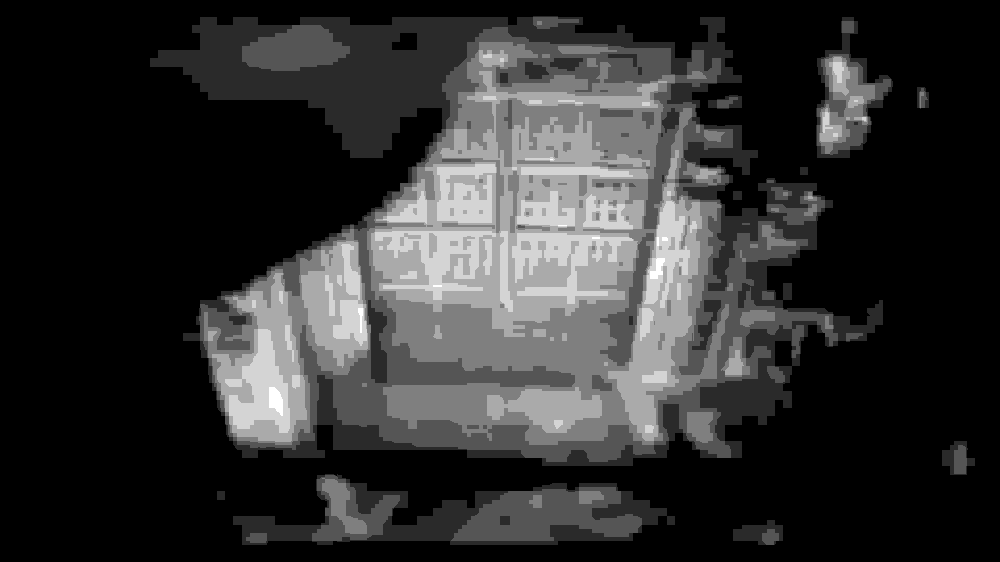
#> input picture temp/frames/frame_00000.png, 1000 x 562 px, shrunk from 1920 x 1080 before the run
$ python lsb_embed.py   (older library calls are emulated)
#> lines starting #> are read from the running program, lines starting #| are printed output that depends on the picture; after the words box and inside, x2 and y2 are one past the last pixel; in counts of white or black regions, pixels touching at a corner belong together
### modules/transform/wavelet_utils.py
"""
------------------------------------------------------------
StegaFusion Wavelet Utilities
------------------------------------------------------------
Provides reusable functions for Haar DWT and visualization.

Author      : Yashwanth Gowda M
Version     : 1.0.0
------------------------------------------------------------
"""

from pathlib import Path

import cv2
import numpy as np
import pywt


# ==========================================================
# APPLY HAAR DWT
# ==========================================================

def apply_dwt(channel: np.ndarray):
    """
    Apply one-level Haar DWT.

    Args:
        channel: Single-channel image

    Returns:
        Dictionary containing LL, LH, HL and HH bands.
    """

    LL, (LH, HL, HH) = pywt.dwt2(channel, "haar")

    return {
        "LL": LL,
        "LH": LH,
        "HL": HL,
        "HH": HH
    }
# ==========================================================
# APPLY INVERSE DWT
# ==========================================================

def apply_inverse_dwt(bands: dict) -> np.ndarray:
    """
    Reconstruct image using inverse Haar DWT.

    Args:
        bands:
            Dictionary containing
            LL, LH, HL, HH.

    Returns:
        Reconstructed image.
    """

    reconstructed = pywt.idwt2(
        (
            bands["LL"],
            (
                bands["LH"],
                bands["HL"],
                bands["HH"]
            )
        ),
        "haar"
    )

    return reconstructed

# ==========================================================
# NORMALIZE BAND
# ==========================================================

# [11 lines left out: function normalize_band, not called in this run]


# ==========================================================
# SAVE BAND
# ==========================================================

def save_band(band: np.ndarray, path: Path):

    cv2.imwrite(str(path), normalize_band(band))

### modules/steganography/edge_detector.py
"""
------------------------------------------------------------
StegaFusion Edge Detection Module
------------------------------------------------------------
Detects edge regions using the Sobel operator.
The edge map will be used by the Adaptive LSB engine
to determine embedding capacity.

Author      : Yashwanth Gowda M
Version     : 1.0.0
Created     : August 2026
------------------------------------------------------------
"""

from pathlib import Path

import cv2
import numpy as np


# ==========================================================
# COMPUTE SOBEL GRADIENT
# ==========================================================

def compute_gradient(image: np.ndarray) -> np.ndarray:
    """
    Computes the gradient magnitude using Sobel filters.

    Args:
        image : Grayscale image

    Returns:
        Gradient magnitude image
    """

    grad_x = cv2.Sobel(
        image,
        cv2.CV_64F,
        1,
        0,
        ksize=3
    )

    grad_y = cv2.Sobel(
        image,
        cv2.CV_64F,
        0,
        1,
        ksize=3
    )

    gradient = np.sqrt(grad_x ** 2 + grad_y ** 2)

    return gradient


# ==========================================================
# CREATE EDGE MAP
# ==========================================================

def generate_edge_map(
    image: np.ndarray,
    threshold: float = 40.0
) -> np.ndarray:
    """
    Creates a binary edge map.

    Returns:
        Binary edge image
    """

    gradient = compute_gradient(image)

    edge_map = np.zeros_like(image, dtype=np.uint8)

    edge_map[gradient >= threshold] = 255

    return edge_map


# ==========================================================
# SAVE EDGE MAP
# ==========================================================

# [9 lines left out: function save_edge_map, not called in this run]


# ==========================================================
# TEST
# ==========================================================

# [37 lines that do not run on import are left out]

### modules/steganography/adaptive_lsb.py
"""
------------------------------------------------------------
StegaFusion Adaptive LSB Engine
------------------------------------------------------------
Implements adaptive embedding and extraction using
an edge map generated from DWT coefficients.

Author      : Yashwanth Gowda M
Version     : 2.0.0
Created     : August 2026
------------------------------------------------------------
"""

import numpy as np

from modules.steganography.lsb_utils import (
    coefficient_to_int,
    coefficient_to_float,
    embed_one_bit,
    embed_two_bits,
    extract_one_bit,
    extract_two_bits,
)


# ==========================================================
# EMBEDDING CAPACITY
# ==========================================================

def calculate_capacity(edge_map: np.ndarray) -> int:
    """
    Calculate embedding capacity.

    Smooth coefficient -> 1 bit
    Edge coefficient   -> 2 bits
    """

    edge_pixels = np.count_nonzero(edge_map)
    smooth_pixels = edge_map.size - edge_pixels

    return edge_pixels * 2 + smooth_pixels


# ==========================================================
# EMBEDDING
# ==========================================================

def adaptive_embed(
    coefficients: np.ndarray,
    edge_map: np.ndarray,
    payload_bits: str,
):
    """
    Adaptive LSB embedding.

    Returns
    -------
    stego_coefficients
    bits_embedded
    """

    stego = coefficients.copy()

    bit_index = 0

    rows, cols = stego.shape

    for r in range(rows):

        for c in range(cols):

            if bit_index >= len(payload_bits):
                return stego, bit_index

            value = coefficient_to_int(stego[r, c])

            if edge_map[r, c] == 255:

                bits = payload_bits[bit_index:bit_index + 2]

                if len(bits) < 2:
                    bits = bits.ljust(2, "0")

                value = embed_two_bits(value, bits)

                bit_index += 2

            else:

                bits = payload_bits[bit_index]

                value = embed_one_bit(value, bits)

                bit_index += 1

            stego[r, c] = coefficient_to_float(value)

    return stego, bit_index


# ==========================================================
# EXTRACTION
# ==========================================================

# [31 lines left out: function adaptive_extract, not called in this run]


# ==========================================================
# TEST
# ==========================================================

# [44 lines that do not run on import are left out]

### modules/steganography/lsb_utils.py
"""
------------------------------------------------------------
StegaFusion LSB Utilities
------------------------------------------------------------
Provides robust quantization-based bit manipulation
functions for adaptive DWT-domain steganography.

The API is intentionally kept compatible with
adaptive_lsb.py.

Author      : Yashwanth Gowda M
Version     : 1.0.0
------------------------------------------------------------
"""

# ==========================================================
# QUANTIZATION SETTINGS
# ==========================================================

# Distance between adjacent embedding states.
#
# A larger value improves robustness against DWT/image
# reconstruction errors, at the cost of slightly larger
# coefficient modifications.
#
# Start conservatively with 1.
QUANTIZATION_STEP: int = 1


# ==========================================================
# INTEGER CONVERSION
# ==========================================================

def coefficient_to_int(value: float) -> int:
    """
    Convert a DWT coefficient to the nearest integer.
    """

    return int(round(value))


def coefficient_to_float(value: int) -> float:
    """
    Convert an integer embedding value back to float.
    """

    return float(value)


# ==========================================================
# INTERNAL QUANTIZATION
# ==========================================================

# [11 lines left out: function _nearest_multiple, not called in this run]


# ==========================================================
# EMBED ONE BIT
# ==========================================================

def embed_one_bit(
    value: int,
    bit: str
) -> int:
    """
    Embed one bit using two quantization states.

    State 0:
        multiple of 8

    State 1:
        multiple of 8 + 4

    Therefore adjacent logical states are separated
    by QUANTIZATION_STEP.
    """

    if bit not in ("0", "1"):
        raise ValueError(
            "Bit must be '0' or '1'."
        )

    step = QUANTIZATION_STEP

    # Two states require a period of 2 * step.
    period = step * 2

    base = (
        round(value / period)
        * period
    )

    if bit == "0":
        return int(base)

    return int(base + step)


# ==========================================================
# EMBED TWO BITS
# ==========================================================

# [92 lines left out: functions embed_two_bits, extract_one_bit, extract_two_bits, not called in this run]


# ==========================================================
# TEST
# ==========================================================

# [101 lines that do not run on import are left out]

### modules/steganography/lsb_embed.py
"""
------------------------------------------------------------
StegaFusion LSB Embed Pipeline
------------------------------------------------------------
Integrates DWT, Edge Detection and Adaptive LSB
to generate the first Stego Frame.

Author      : Yashwanth Gowda M
Version     : 1.0.0
------------------------------------------------------------
"""

from pathlib import Path

import cv2
import numpy as np

from config.config import PathConfig

from modules.transform.wavelet_utils import (
    apply_dwt,
    apply_inverse_dwt,
)

from modules.steganography.edge_detector import (
    generate_edge_map,
)

from modules.steganography.adaptive_lsb import (
    adaptive_embed,
    calculate_capacity,
)


# ==========================================================
# LOAD FRAME
# ==========================================================

def load_frame(frame_path: Path):

    image = cv2.imread(str(frame_path))
#> image is the input picture: shape (562, 1000, 3); min 0, max 6, mean 1.13

    if image is None:
        raise FileNotFoundError(frame_path)

    return image


# ==========================================================
# SAVE FRAME
# ==========================================================

def save_frame(image, output_path: Path):

    output_path.parent.mkdir(
        parents=True,
        exist_ok=True
    )

    cv2.imwrite(
        str(output_path),
        image
    )


# ==========================================================
# MAIN
# ==========================================================

if __name__ == "__main__":

    print("=" * 70)
    print("StegaFusion Integration Test")
    print("=" * 70)

    frame_path = PathConfig.FRAME_DIR / "frame_00000.png"

    image = load_frame(frame_path)

    blue = image[:, :, 0]

    bands = apply_dwt(blue)
#> in apply_dwt, `LL, (LH, HL, HH) = pywt.dwt2(channel, "haar")`:
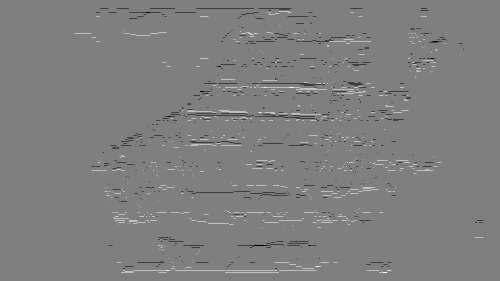
#> LH: shape (281, 500) float64; min -2, max 2, mean -0.00162; drawn with min black and max white
#> in apply_dwt, `LL, (LH, HL, HH) = pywt.dwt2(channel, "haar")`:
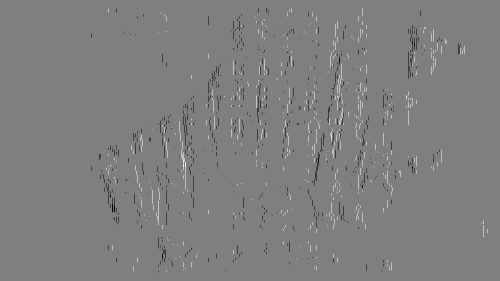
#> HL: shape (281, 500) float64; min -2, max 2, mean -0.00211; drawn with min black and max white
#> in apply_dwt, `LL, (LH, HL, HH) = pywt.dwt2(channel, "haar")`:
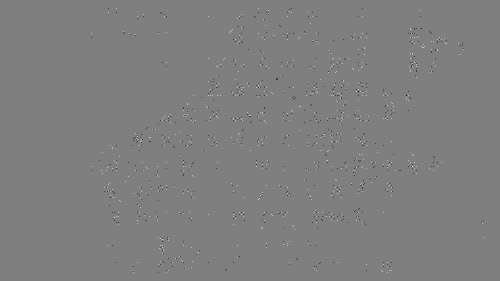
#> HH: shape (281, 500) float64; min -1, max 1, mean -6.76e-05; drawn with min black and max white
#> bands = 4 items

    edge_map = generate_edge_map(
        bands["LH"]
    )
#> in compute_gradient, `grad_x = cv2.Sobel( image, cv2.CV_64F, 1, 0, ksize=3 )`:
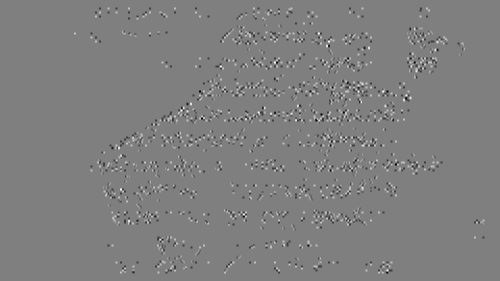
#> grad_x: shape (281, 500) float64; min -4, max 4, mean -2.37e-20; drawn with min black and max white
#> in compute_gradient, `grad_y = cv2.Sobel( image, cv2.CV_64F, 0, 1, ksize=3 )`:
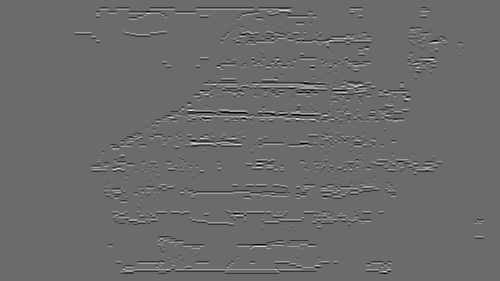
#> grad_y: shape (281, 500) float64; min -8, max 11, mean 1.21e-18; drawn with min black and max white
#> in compute_gradient, `gradient = np.sqrt(grad_x ** 2 + grad_y ** 2)`:
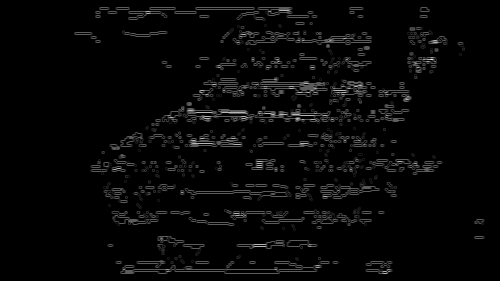
#> gradient: shape (281, 500) float64; min 0, max 11.05, mean 0.311; drawn with min black and max white
#> edge_map: shape (281, 500); every value is 0

    payload = "101100111000111100001111"

    capacity = calculate_capacity(edge_map)
#> in calculate_capacity, `edge_pixels = np.count_nonzero(edge_map)`: edge_pixels = 0
#> in calculate_capacity, `smooth_pixels = edge_map.size - edge_pixels`: smooth_pixels = 140500
#> capacity = 140500

    print(f"Embedding Capacity : {capacity} bits")
#| Embedding Capacity : 140500 bits

    stego_lh, embedded = adaptive_embed(
        bands["LH"],
        edge_map,
        payload
    )
#> the loop in adaptive_embed, `for r in range(rows): ` made 1 pass
#> after the loop in adaptive_embed, `for r in range(rows):`: bit_index = 24
#> embedded = 24

    bands["LH"] = stego_lh

    reconstructed = apply_inverse_dwt(
        bands
    )

    reconstructed = np.round(
        reconstructed
    ).clip(
        0,
        255
    ).astype(np.uint8)

    stego = image.copy()

    stego[:, :, 0] = reconstructed
#> stego: shape (562, 1000, 3)

    output = (
        PathConfig.TEMP_DIR /
        "stego_frames" /
        "stego_frame_00000.png"
    )

    save_frame(
        stego,
        output
    )

    print()

    print(
        f"Embedded Bits : {embedded}"
    )
#| Embedded Bits : 24

    print(
        f"Saved : {output}"
    )

    print()

    print("First Stego Frame Generated Successfully!")
